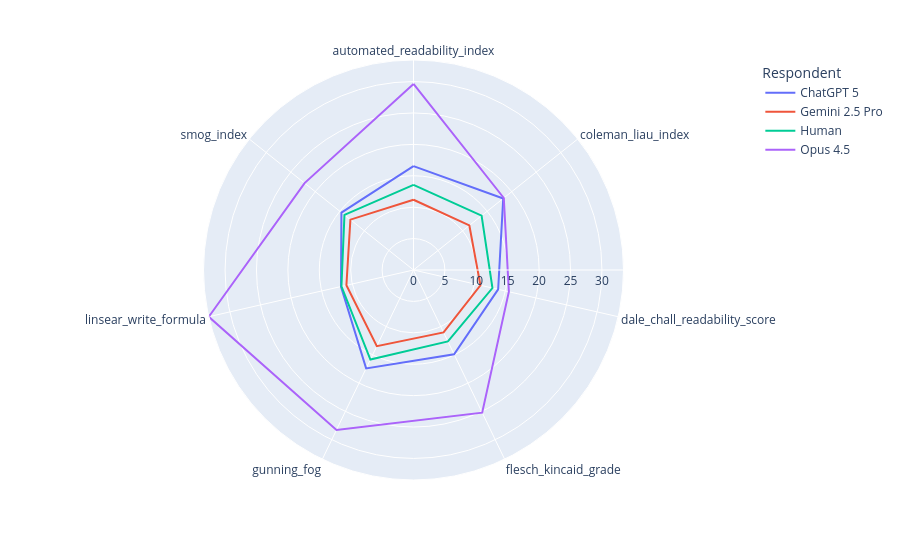

Source (notebook cell):
### Code cell
plot_metrics = [
    "smog_index",
    "coleman_liau_index",
    "dale_chall_readability_score",
    "flesch_kincaid_grade",
    "automated_readability_index",
    "linsear_write_formula",
    "gunning_fog"
    ]

px.line_polar(
    to_plot[to_plot["metric"].isin(plot_metrics)].groupby(["Respondent", "metric"])["Score"].mean().reset_index(), 
    r = "Score", theta = "metric", line_close = True, color = "Respondent")

### Figure 1 — Plotly figure (JSON) as saved in the notebook; plotly's stock layout.template omitted (floating-point values rounded to 4 significant figures)
{"data": [{"hovertemplate": "Respondent=ChatGPT 5<br>Score=%{r}<br>metric=%{theta}<extra></extra>", "legendgroup": "ChatGPT 5", "line": {"color": "#636efa", "dash": "solid"}, "marker": {"symbol": "circle"}, "mode": "lines", "name": "ChatGPT 5", "r": [16.54, 18.27, 13.83, 14.9, 17.39, 11.85, 14.67, 16.54], "showlegend": true, "subplot": "polar", "theta": ["automated_readability_index", "coleman_liau_index", "dale_chall_readability_score", "flesch_kincaid_grade", "gunning_fog", "linsear_write_formula", "smog_index", "automated_readability_index"], "type": "scatterpolar"}, {"hovertemplate": "Respondent=Gemini 2.5 Pro<br>Score=%{r}<br>metric=%{theta}<extra></extra>", "legendgroup": "Gemini 2.5 Pro", "line": {"color": "#EF553B", "dash": "solid"}, "marker": {"symbol": "circle"}, "mode": "lines", "name": "Gemini 2.5 Pro", "r": [11.19, 11.38, 10.93, 11.03, 13.45, 10.96, 12.85, 11.19], "showlegend": true, "subplot": "polar", "theta": ["automated_readability_index", "coleman_liau_index", "dale_chall_readability_score", "flesch_kincaid_grade", "gunning_fog", "linsear_write_formula", "smog_index", "automated_readability_index"], "type": "scatterpolar"}, {"hovertemplate": "Respondent=Human<br>Score=%{r}<br>metric=%{theta}<extra></extra>", "legendgroup": "Human", "line": {"color": "#00cc96", "dash": "solid"}, "marker": {"symbol": "circle"}, "mode": "lines", "name": "Human", "r": [13.56, 13.87, 12.89, 12.62, 15.82, 11.77, 14.06, 13.56], "showlegend": true, "subplot": "polar", "theta": ["automated_readability_index", "coleman_liau_index", "dale_chall_readability_score", "flesch_kincaid_grade", "gunning_fog", "linsear_write_formula", "smog_index", "automated_readability_index"], "type": "scatterpolar"}, {"hovertemplate": "Respondent=Opus 4.5<br>Score=%{r}<br>metric=%{theta}<extra></extra>", "legendgroup": "Opus 4.5", "line": {"color": "#ab63fa", "dash": "solid"}, "marker": {"symbol": "circle"}, "mode": "lines", "name": "Opus 4.5", "r": [29.63, 18.39, 15.57, 25.2, 28.26, 33.43, 22.18, 29.63], "showlegend": true, "subplot": "polar", "theta": ["automated_readability_index", "coleman_liau_index", "dale_chall_readability_score", "flesch_kincaid_grade", "gunning_fog", "linsear_write_formula", "smog_index", "automated_readability_index"], "type": "scatterpolar"}], "layout": {"legend": {"title": {"text": "Respondent"}, "tracegroupgap": 0}, "margin": {"t": 60}, "polar": {"angularaxis": {"direction": "clockwise", "rotation": 90}, "domain": {"x": [0, 1], "y": [0, 1]}}}}
